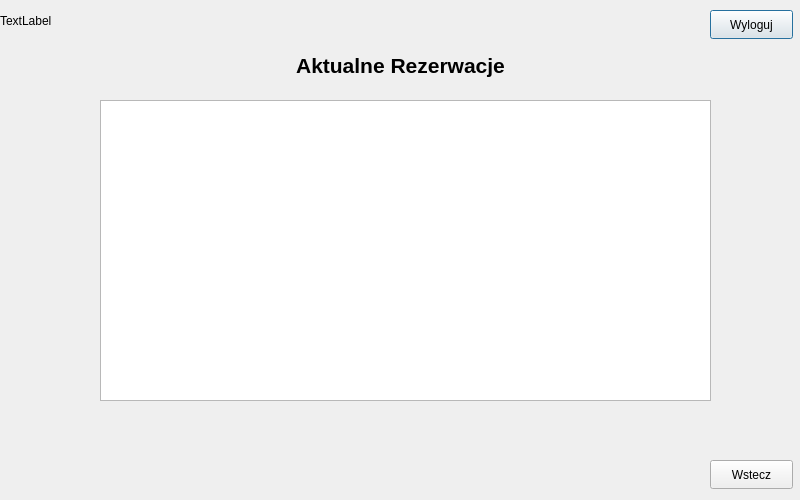
<?xml version="1.0" encoding="UTF-8"?>
<ui version="4.0">
 <class>adminmenu_11</class>
 <widget class="QDialog" name="adminmenu_11">
  <property name="geometry">
   <rect>
    <x>0</x>
    <y>0</y>
    <width>800</width>
    <height>500</height>
   </rect>
  </property>
  <property name="minimumSize">
   <size>
    <width>800</width>
    <height>500</height>
   </size>
  </property>
  <property name="maximumSize">
   <size>
    <width>800</width>
    <height>500</height>
   </size>
  </property>
  <property name="windowTitle">
   <string>Dialog</string>
  </property>
  <widget class="QLabel" name="label_data_godzina">
   <property name="geometry">
    <rect>
     <x>0</x>
     <y>0</y>
     <width>121</width>
     <height>41</height>
    </rect>
   </property>
   <property name="text">
    <string>TextLabel</string>
   </property>
  </widget>
  <widget class="QPushButton" name="pushButton_wyloguj">
   <property name="geometry">
    <rect>
     <x>710</x>
     <y>10</y>
     <width>83</width>
     <height>29</height>
    </rect>
   </property>
   <property name="text">
    <string>Wyloguj</string>
   </property>
  </widget>
  <widget class="QPushButton" name="pushButton_Wstecz">
   <property name="geometry">
    <rect>
     <x>710</x>
     <y>460</y>
     <width>83</width>
     <height>29</height>
    </rect>
   </property>
   <property name="text">
    <string>Wstecz</string>
   </property>
  </widget>
  <widget class="QLabel" name="label">
   <property name="geometry">
    <rect>
     <x>0</x>
     <y>50</y>
     <width>801</width>
     <height>31</height>
    </rect>
   </property>
   <property name="text">
    <string>&lt;html&gt;&lt;head/&gt;&lt;body&gt;&lt;p align=&quot;center&quot;&gt;&lt;span style=&quot; font-size:16pt; font-weight:700;&quot;&gt;Aktualne Rezerwacje&lt;/span&gt;&lt;/p&gt;&lt;/body&gt;&lt;/html&gt;</string>
   </property>
  </widget>
  <widget class="QTableView" name="tableView_UserRezerwacje">
   <property name="geometry">
    <rect>
     <x>100</x>
     <y>100</y>
     <width>611</width>
     <height>301</height>
    </rect>
   </property>
  </widget>
 </widget>
 <resources/>
 <connections/>
</ui>
